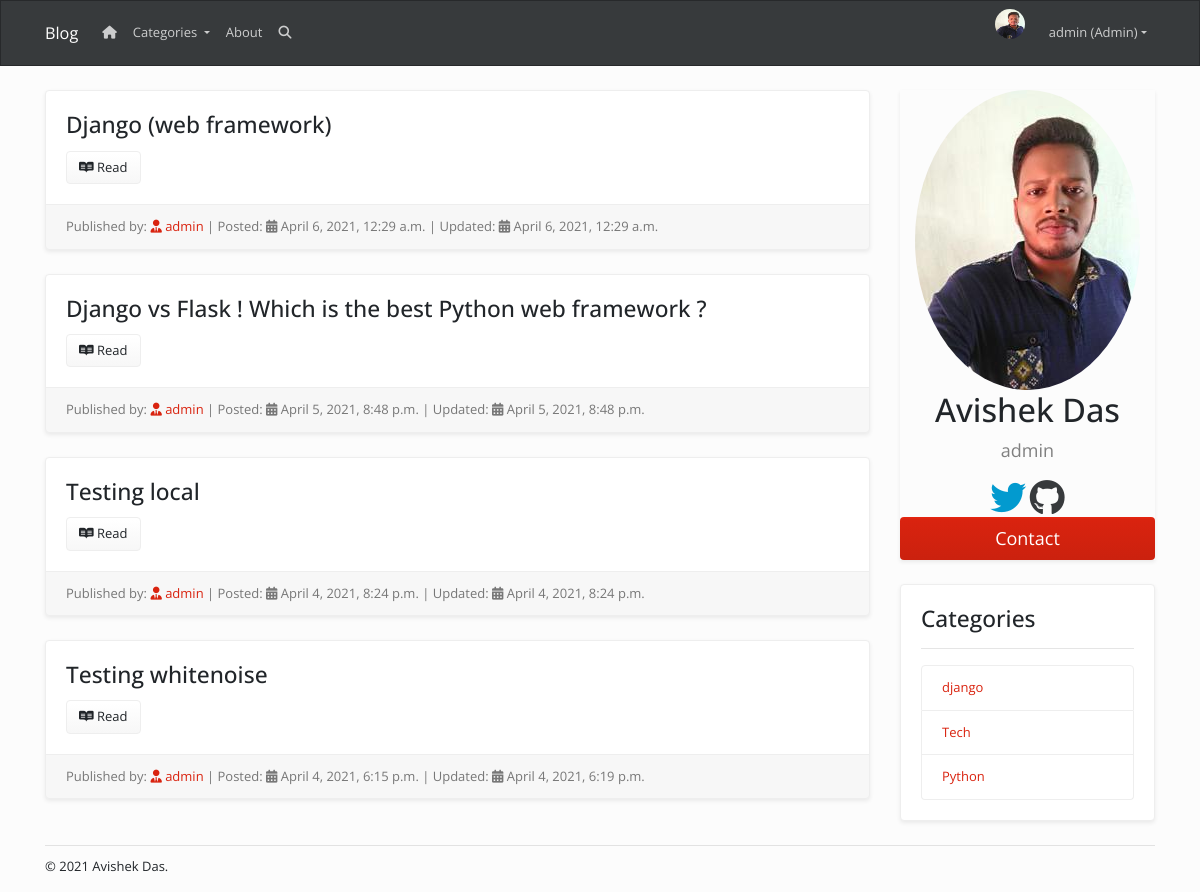
Before: / (signed in) with the older database file.
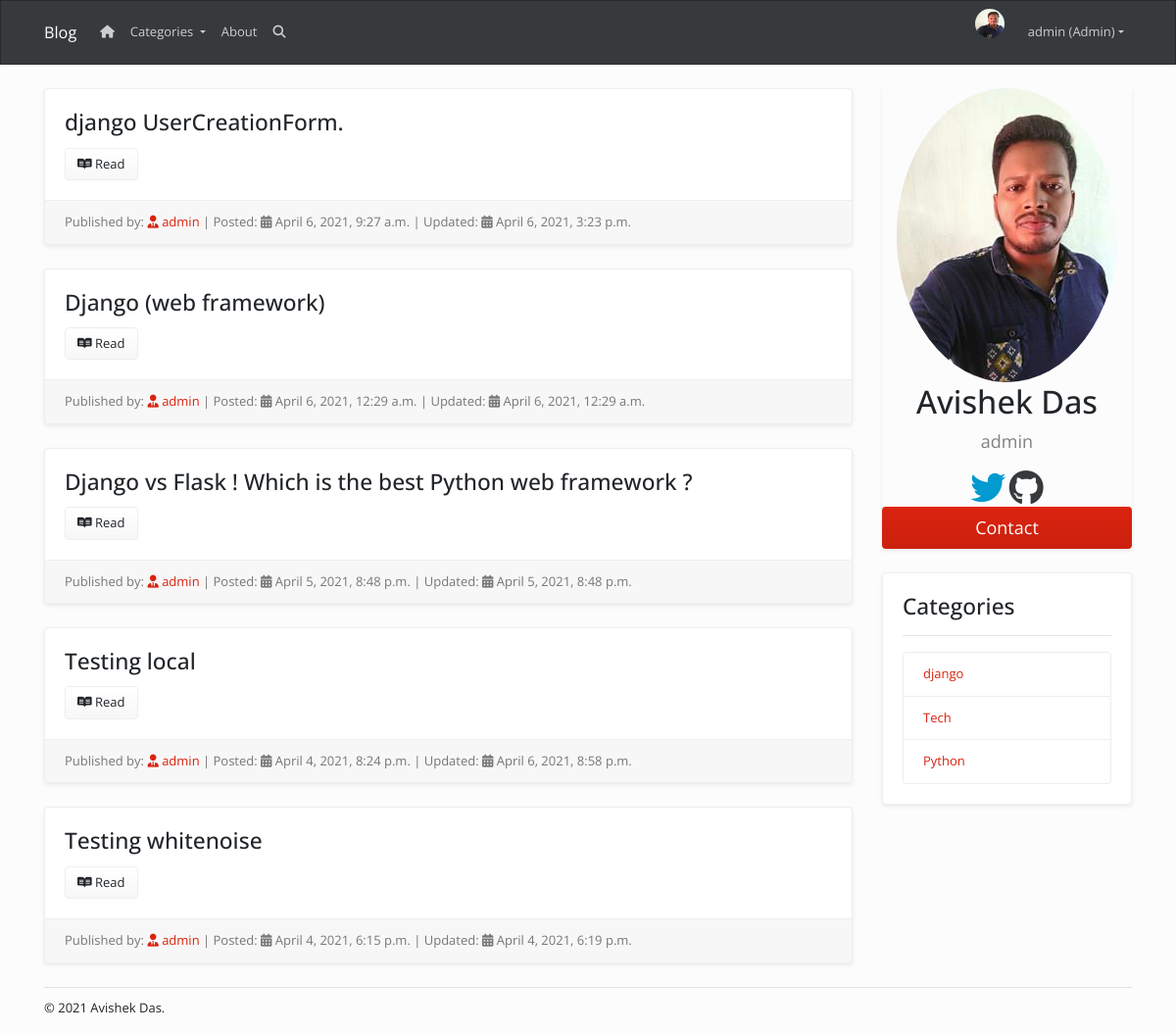
After: the same page with the newer database file.
### posts/models.py (models this page shows, shortened)
class Post(models.Model):
    options = (
        ('draft','Draft'),
        ('published','Published')
    )
    category=models.ForeignKey(Category,related_name='product',default=1,on_delete=models.SET_NULL,null=True,blank=True)
    title = models.CharField(max_length=200, blank=True, null=True)
    slug = models.SlugField(max_length=200, unique=True, blank=True, null=True)
    created = models.DateTimeField(auto_now_add=True)
    updated = models.DateTimeField(auto_now=True)
    author = models.ForeignKey(User, on_delete=models.CASCADE, blank=True, null=True)
    content = RichTextUploadingField(blank=True, null=True)
    status=models.CharField(max_length=10,choices=options,default='draft')
    class Meta:
        ordering=['-created']
    def get_absolute_url(self):
        return reverse('posts:post-detail', args=[self.slug])

class Category(models.Model):
    name=models.CharField(max_length=200,db_index=True)
    slug=models.SlugField(max_length=200,unique=True)
    class Meta:
        verbose_name_plural = 'categories'

### posts/views.py (the view)
# urls.py: path('',views.PostList.as_view(),name='all-posts'),
class PostList(ListView):
    model=Post
    template_name='posts/index.html'
    context_object_name='posts'
    paginate_by=5
    def get_context_data(self, **kwargs):
        context = super().get_context_data(**kwargs)
        context['title'] = 'Home'
        return context
    def get_queryset(self):
        return Post.objects.filter(status='published')

### accounts/views.py (called while the page is built)
def site_user(request):
	return{
		'user':User.objects.first()
	}

### posts/views.py (called while the page is built)
def categories(request):
    return {
        'categories':Category.objects.all(),
    }

### posts/templates/posts/index.html (shortened to what this page needs)
{% extends 'posts/layout.html' %} {% block content %}
<div class="row">
  <div class="col-md-9">
    {% for post in posts %}
    <div class="card my-4 shadow-sm">
      <div class="card-body">
        <h3 class="card-title">{{post.title}}</h3>
        <a href="{{post.get_absolute_url}}" class='btn btn-light' ><i class="fab fa-readme"></i>&nbsp;Read</a>
      </div>
      <div class="card-footer text-muted">
        Published by: <a href="{% url 'accounts:user-profile' %}"><i class='fas fa-user-tie'></i>&nbsp;{{post.author}}</a> |
        Posted: <i class='fas fa-calendar-alt'></i>&nbsp;{{post.created}} |
        Updated: <i class='fas fa-calendar-alt'></i>&nbsp;{{post.updated}}
      </div>
    </div>
    {% endfor%}
  </div>
  {% include 'posts/sidebar.html' %}
</div>
{% endblock %}

### posts/templates/posts/sidebar.html (shortened to what this page needs)
<div class="col-md-3">
  <div class="profile-card shadow-sm my-4">
    <img
      src="{{user.profile.profile_pic.url}}"
      alt="author"
      style="height: 50%; border-radius: 50%"
    />
    <h1>{{user.first_name}} {{user.last_name}}</h1>
    <p class="title">{{user.username}}</p>
    <a
      href="https://twitter.com/{{user.profile.twitter_id}}"
      target="_blank"
      ><i class="fa fa-twitter text-info" style="font-size: 36px"></i
    ></a>
    <a
      href="https://github.com/{{user.profile.github_id}}"
      target="_blank"
      ><i class="fa fa-github text-dark" style="font-size: 36px"></i
    ></a>
    <p><button class="btn btn-primary button">Contact</button></p>
  </div>
  <div class="card my-4 shadow-sm">
    <div class="card-body">
      <h3>Categories</h3>
      <hr />
      <ul class="list-group">
        {% for category in categories %}
        <li
          class="list-group-item d-flex justify-content-between align-items-center"
        >
          <a href="{% url 'posts:category_list' category.slug %}"
            >{{category.name}}</a
          >
        </li>
        {% endfor %}
      </ul>
    </div>
  </div>
</div>

Changed rows visible on the page:
added Post: title "django UserCreationForm.", author "admin", created "April 6, 2021, 9:27 a.m.", updated "April 6, 2021, 3:23 p.m."
changed Post "Testing local": updated "April 4, 2021, 8:24 p.m." → "April 6, 2021, 8:58 p.m."
